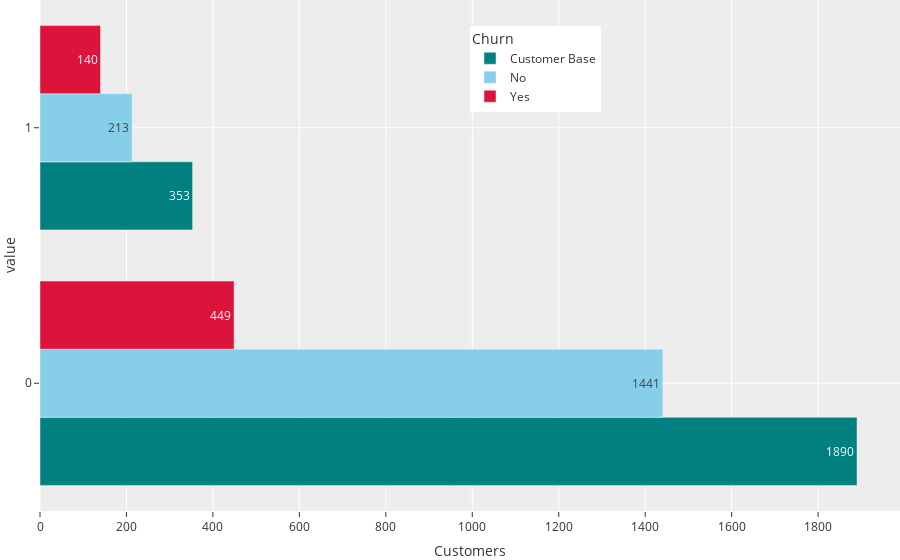

Write notebook code for a chart like this one.
### Code cell
colors = ['teal','skyblue','crimson']
citizenship_barchart=px.bar(citizenship_attrition_df,x='Customers',y=['Citizenship'],color='Churn',text='Customers',orientation="h",color_discrete_sequence=colors,barmode="group")
citizenship_barchart.update_layout(legend=dict(yanchor="top",y=0.95,xanchor="left",x=0.50),autosize=True,margin=dict(t=0,b=0,l=0,r=0))

### Figure 1 — Plotly figure (JSON) as saved in the notebook; plotly's stock layout.template omitted (floating-point values rounded to 4 significant figures)
{"data": [{"alignmentgroup": "True", "hovertemplate": "Churn=Customer Base<br>Customers=%{text}<br>value=%{y}<extra></extra>", "legendgroup": "Customer Base", "marker": {"color": "teal"}, "name": "Customer Base", "offsetgroup": "Customer Base", "orientation": "h", "showlegend": true, "text": [353, 1890], "textposition": "auto", "type": "bar", "x": [353, 1890], "xaxis": "x", "y": [1, 0], "yaxis": "y"}, {"alignmentgroup": "True", "hovertemplate": "Churn=No<br>Customers=%{text}<br>value=%{y}<extra></extra>", "legendgroup": "No", "marker": {"color": "skyblue"}, "name": "No", "offsetgroup": "No", "orientation": "h", "showlegend": true, "text": [213, 1441], "textposition": "auto", "type": "bar", "x": [213, 1441], "xaxis": "x", "y": [1, 0], "yaxis": "y"}, {"alignmentgroup": "True", "hovertemplate": "Churn=Yes<br>Customers=%{text}<br>value=%{y}<extra></extra>", "legendgroup": "Yes", "marker": {"color": "crimson"}, "name": "Yes", "offsetgroup": "Yes", "orientation": "h", "showlegend": true, "text": [140, 449], "textposition": "auto", "type": "bar", "x": [140, 449], "xaxis": "x", "y": [1, 0], "yaxis": "y"}], "layout": {"autosize": true, "barmode": "group", "legend": {"title": {"text": "Churn"}, "tracegroupgap": 0, "x": 0.5, "xanchor": "left", "y": 0.95, "yanchor": "top"}, "margin": {"b": 0, "l": 0, "r": 0, "t": 0}, "xaxis": {"anchor": "y", "domain": [0, 1], "title": {"text": "Customers"}}, "yaxis": {"anchor": "x", "domain": [0, 1], "title": {"text": "value"}}}}
